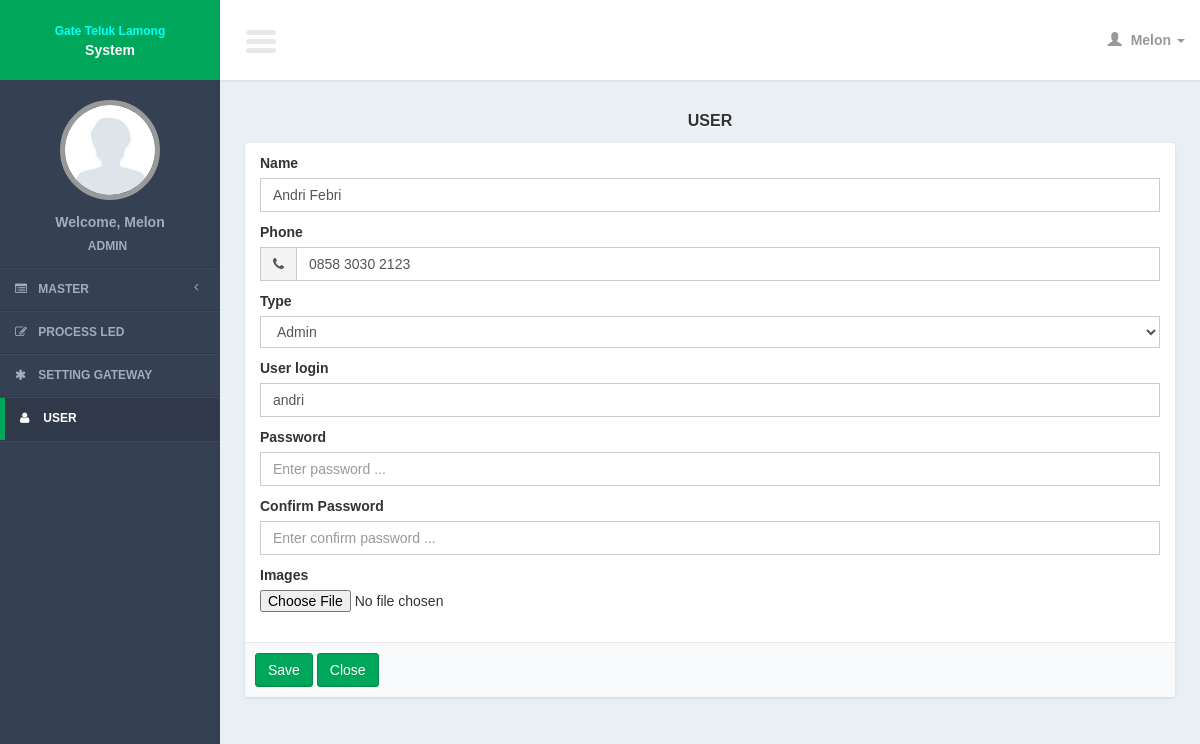
Page /controllers/user.php?page=form&id=12 (signed in) on the committed database.
### tables this page shows
CREATE TABLE IF NOT EXISTS `users` (
`user_id` int(11) NOT NULL,
  `user_type_id` int(11) DEFAULT NULL,
  `user_login` varchar(100) DEFAULT NULL,
  `user_password` varchar(100) DEFAULT NULL,
  `user_name` varchar(100) DEFAULT NULL,
  `user_code` varchar(100) DEFAULT NULL,
  `user_phone` varchar(100) DEFAULT NULL,
  `user_img` text NOT NULL,
  `user_active_status` int(11) NOT NULL
);

### models/user_model.php (called while the page is built, shortened)
<?php
function read_id($id){
	$query = mysql_query("select *
			from users
			where user_id = '$id'");
	$result = mysql_fetch_object($query);
	return $result;
}
?>

### views/user/form.php (the view, shortened to what this page needs)
<section class="content">
    <div class="row">
        <div class="col-md-12">
          <div class="title_page"> <?= $title ?></div>
             <form action="<?= $action?>" method="post" enctype="multipart/form-data" role="form">
            <div class="box box-cokelat">
                <div class="box-body">
                        <div class="col-md-12">
                        <div class="form-group">
                            <label>Name</label>
                            <input required type="text" name="i_name" class="form-control" placeholder="Enter name ..." value="<?= $row->user_name ?>"/>
                        </div>
                        <div class="form-group">
                        <label>Phone</label>
                        <div class="input-group">
                        <div class="input-group-addon">
                        <i class="fa fa-phone"></i>
                        </div>
                        <input required class="form-control" type="text" name="i_phone" placeholder="Enter phone ..." value="<?= $row->user_phone?>">
                        </div>
                        </div>
                        <div class="form-group">
                          <label>Type</label>
                           <select name="i_type" size="1" class="form-control"/>
                             <option value="1">Admin</option>
                  		</div>
                          <div class="form-group">
                            <label>User login</label>
                            <input required type="text" name="i_login" class="form-control" placeholder="Enter user login ..." value="<?= $row->user_login ?>"/>
                        </div>
                        <div class="form-group">
                            <label>Password</label>
                            <input required type="password" name="i_password" class="form-control" placeholder="Enter password ..." value=""/>
                        </div>
                        <div class="form-group">
                            <label>Confirm Password</label>
                            <input required type="password" name="i_confirm_password" class="form-control" placeholder="Enter confirm password ..." value=""/>
                        </div>
                         <div class="form-group">
                         <label>Images</label>
                           <input type="file" name="i_img" id="i_img" />
                        </div>
                        </div>
                </div>
                  <div class="box-footer">
                <input class="btn btn-success" type="submit" value="Save"/>
                <a href="<?= $close_button?>" class="btn btn-success" >Close</a>
             </div>
            </div>
       </form>
        </div>
    </div>
</section>

### css/AdminLTE.css (style rules this page uses)
html { font-family: 'Source Sans Pro', sans-serif; -webkit-font-smoothing: antialiased; min-height: 100%; background: #E9F0F5; }
body { font-family: 'Source Sans Pro', sans-serif; -webkit-font-smoothing: antialiased; min-height: 100%; background: #E9F0F5; }
a { color: #3c8dbc; }
.content { padding: 30px 10px; }
.form-control { -webkit-border-radius: 0px !important; -moz-border-radius: 0px !important; border-radius: 0px !important; box-shadow: none; }
.input-group .input-group-addon { border-radius: 0; background-color: #f4f4f4; }
.box { position: relative; margin-bottom: 20px; -webkit-border-radius: 3px; -moz-border-radius: 3px; border-radius: 3px !important; width: 100%; background:#fff; box-shadow: 0 1px 3px rgba(0, 0, 0, 0.1); }
.box .box-body { padding-top:10px; -webkit-border-top-left-radius: 0; -webkit-border-top-right-radius: 0; -webkit-border-bottom-right-radius: 3px; -webkit-border-bottom-left-radius: 3px; -moz-border-radius-topleft: 0; -moz-border-radius-topright: 0; -moz-border-radius-bottomright: 3px; -moz-border-radius-bottomleft: 3px; border-top-left-radius: 0; border-top-right-radius: 0; border-bottom-right-radius: 3px; border-bottom-left-radius: 3px; border-radius:3px; padding-bottom:20px; }
.box .box-footer { border-top: 1px solid #e8e8e8; -webkit-border-top-left-radius: 0; -webkit-border-top-right-radius: 0; -webkit-border-bottom-right-radius: 3px; -webkit-border-bottom-left-radius: 3px; -moz-border-radius-topleft: 0; -moz-border-radius-topright: 0; -moz-border-radius-bottomright: 3px; -moz-border-radius-bottomleft: 3px; border-top-left-radius: 0; border-top-right-radius: 0; border-bottom-right-radius: 3px; border-bottom-left-radius: 3px; background:#F9FAFC; padding: 10px; }
.btn { font-weight: 500; -webkit-border-radius: 3px; -moz-border-radius: 3px; border-radius: 3px; border: 1px solid transparent; -webkit-box-shadow: inset 0px -2px 0px 0px rgba(0, 0, 0, 0.09); -moz-box-shadow: inset 0px -2px 0px 0px rgba(0, 0, 0, 0.09); box-shadow: inset 0px -1px 0px 0px rgba(0, 0, 0, 0.09); }
.btn.btn-success { background-color: #00a65a; border-color: #008d4c; }
.title_page { font-size:medium; text-align:center; font-weight:bold; margin-bottom:10px; text-shadow: 0 1px 1px #ffffff; text-transform:uppercase; }

### css/tooltip/tooltip-classic.css (style rules this page uses)
html, body { margin:0; height:100%; font-family: arial; }

### rows in the picture
users: i_name "Andri Febri", i_phone "0858 3030 2123", i_login "andri"

### other values in the picture
$user_data[0] "Melon"
$user_data[1] "ADMIN"
$title "USER"
